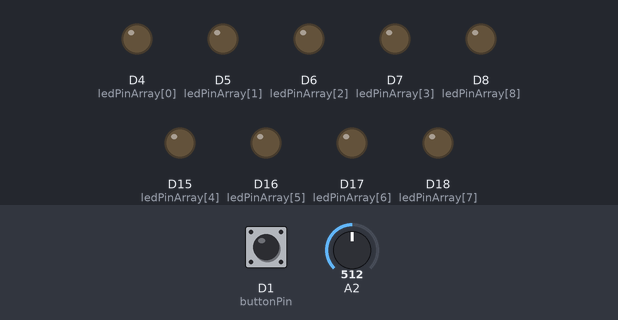
Bench run of a sketch on a simulated Arduino Due. Shown: output pins drawn as LEDs (lit = HIGH). The inputs (shaded band) are chosen by the test bench; at power-on: A2 = 512, D1 (buttonPin) HIGH (analog values on the 0–1023 scale). What the sketch prints to the serial monitor is not drawn.

Above: at 1.2 s.
1.3 s: A2 set to 626
2.8 s: A2 set to 651
4.3 s: A2 set to 520
5.8 s: A2 set to 500
At 6.3 s:
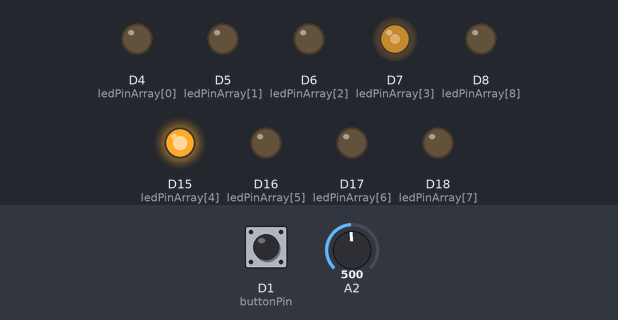
7.3 s: A2 set to 394
8.8 s: A2 set to 371
At 9.8 s:
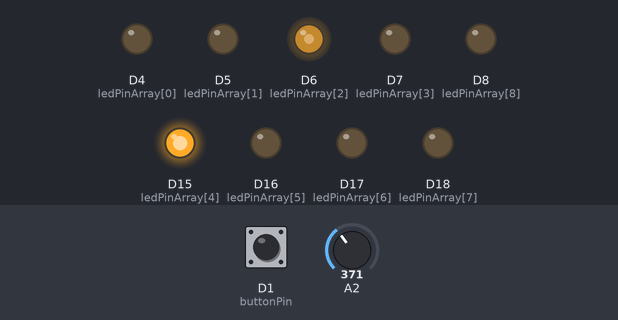
Timing chart, 0 to 11.3 s (numbered marks = the images above; inputs shaded):
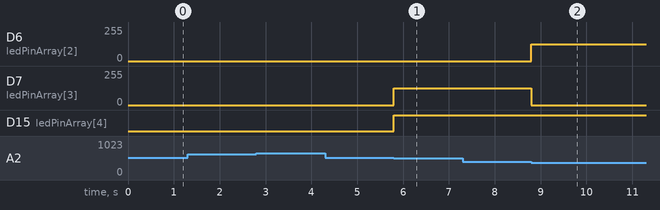

The sketch:

MIDTERM-WIP_AugustS.ino
```cpp
/*
Create A 3x3 grid of LEDS that can be indiviually toggled on and off through the use of a Pot and LED


  The project at least should compile without errors, and circuits should be tested.
  If you are having technical issues, these should be well documented and presented so they can be addressed before the midterm final version due date.
  We will playtest in class, so you should integrate that feedback into next iteration.
  WIP should show around 4-5 hours of work at minimum.
  Save as "MIDTERM-WIP_YourName" and push to your GitHub repo before start of class


*/
//add Debounce protection?

const int cursorBrightness = 127;
const int buttonPin = 1;
const int potPin = 2;

bool ledMatrix[] = {0,0,0,0,0,0,0,0,0}; //LED digital value
const int ledPinArray[] = {4,5,6,7,15,16,17,18,8}; //array of led arduino pins

void setup() {
  Serial.begin(115200);

  //set led Pins to OUTPUT
  for (int i = 0; i <= 8; i++){
    pinMode(ledPinArray[i], OUTPUT);
  }

  //set button pin to INPUT Pullup (remember values are reveresed)
  pinMode(buttonPin,INPUT_PULLUP);

  //set read resolution (12bit means 0-4095)
  analogReadResolution(12);

  Serial.println("Initiating!");
}


void loop() {
  //map pot value to value between 0 and 8
  int knobValue = map(analogRead(potPin),0,4095,0,8);
  bool buttonValue = !digitalRead(buttonPin);
  Serial.println(knobValue);
  Serial.println(buttonValue);


  for (int i = 0; i <= 8; i++){
    if (knobValue != i){
      //set led pin to value stored in array
      digitalWrite(ledPinArray[i],ledMatrix[i]);

    } else{
      Serial.printf("LED %i is set to %b ",knobValue,ledMatrix[i]);
      //dim currently selected led
      analogWrite(ledPinArray[i],cursorBrightness);
    }
  }

  //toggle value of currently selected LED when button is pressed
  if (buttonValue = true) {
    ledMatrix[knobValue] = !ledMatrix[knobValue];
  }
}
```

Measured:
- the behaviour switches between 512 and 511 on A2 (found by bisection; images 0 and 1)
- the behaviour switches between 384 and 383 on A2 (found by bisection; images 1 and 2)
- after the input at 5.8 s, D7 (ledPinArray[3]): 0/255 → 127/255 at once; D15 (ledPinArray[4]): LOW → HIGH at once
- after the input at 8.8 s, D6 (ledPinArray[2]): 0/255 → 127/255 at once; D7 (ledPinArray[3]): 127/255 → 0/255 at once
